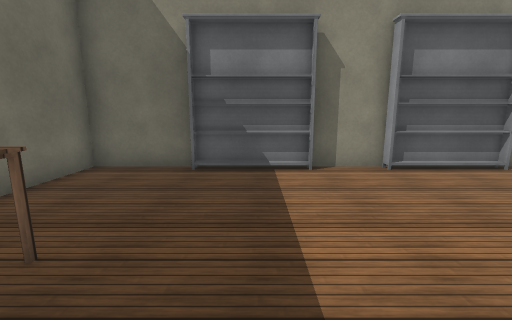
View 1 (above)

12 first-person views from a walk through a scene from a Unity 3-D project. The camera is 1.4 m above the floor, tilts 10° down and sees 90° across. The floor is counted in squares, 1 m on a side. Each view is taken from the middle of a square. On the plan, view 1 faces up. The plan holds only what a view shows up to about 13 squares ahead; the rest is blank. The player character is not drawn. Some animated figures are left out. Surface patterns are stand-ins for the level's own textures.

View 2
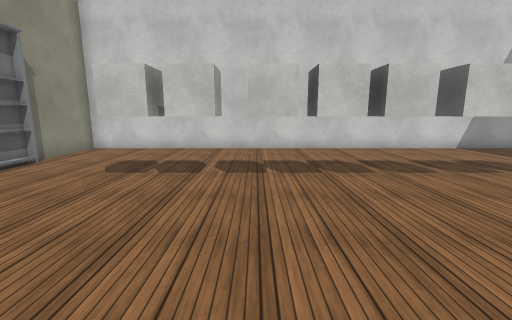

View 3
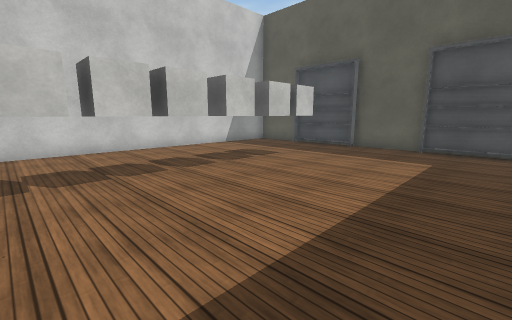

View 4
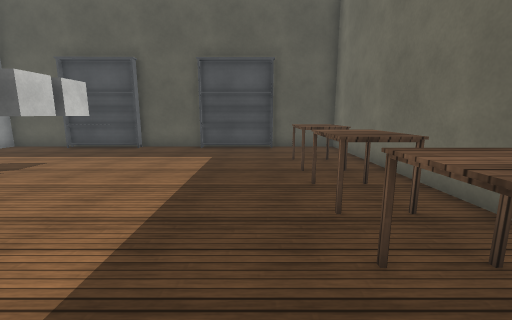

View 5
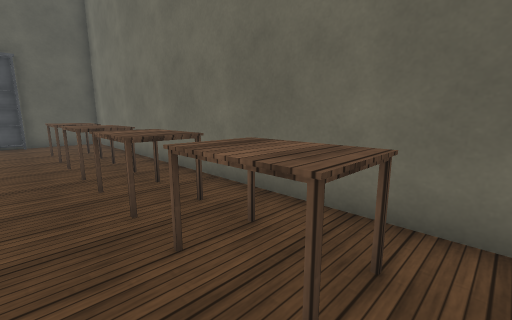

View 6
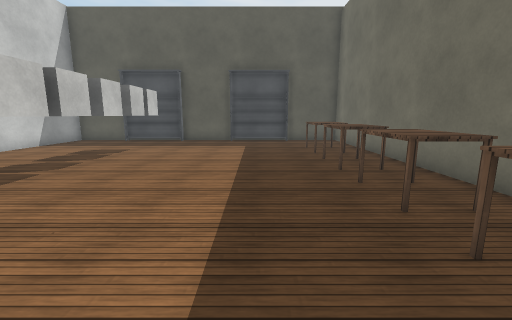

View 7
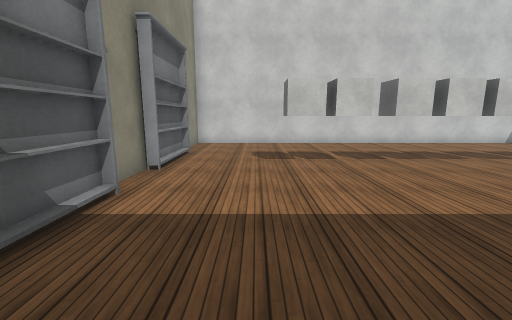

View 8
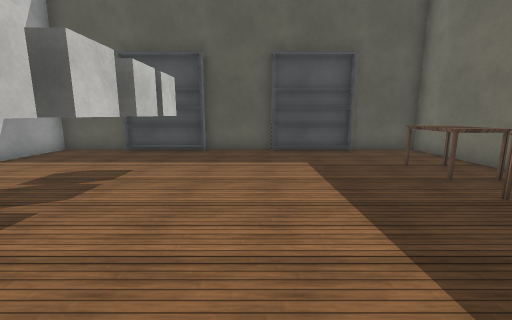

View 9
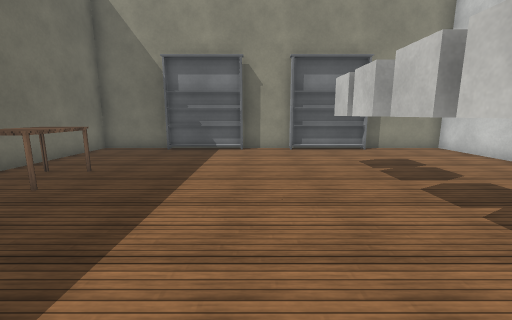

View 10
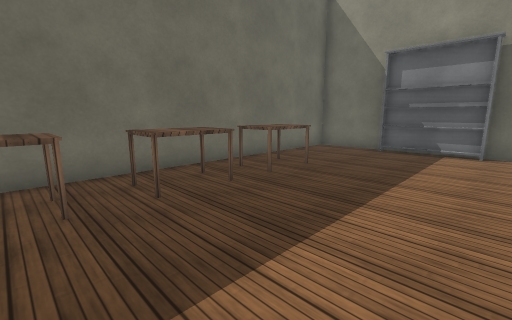

View 11
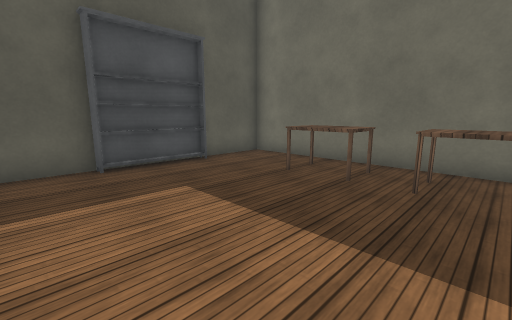

View 12
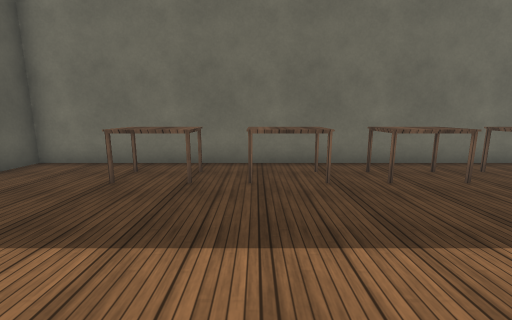

### Floor plan
Points are (right, up) in squares from view 1. A wall is a line through its corners. A room is listed if a view was taken in it or the views show most of it. See-through windows are left out.
Room 1 (views 1, 2, 3, 4, 5, 6, 7, 8, 9, 10, 11, 12)
walls: (3.5, 6.9) (1.4, 6.9); (1.2, -11.4) (4.1, -11.4); (-1.8, 6.9) (-4.5, 6.9) (-4.5, -11.4) (-1.6, -11.4); (7.2, -11.4) (9.8, -11.4) (9.8, 6.9) (6.6, 6.9)
objects: table (-3, -8) to (-2, -6); table (-3, -5) to (-2, -4); table (-3, -2) to (-2, -1); table (-3, 1) to (-2, 2); bookshelf (-1, -11); bookshelf (-1, 7) to (0, 7); cube (4, -6) to (5, -6); cube (4, -3) to (5, -3); cube (4, -2) to (5, -2); cube (4, 1) to (5, 1); bookshelf (4, 7) to (5, 7); cube (5, -8) to (5, -7); cube (5, -5) to (5, -4); cube (5, 0); cube (5, 2) to (5, 3); bookshelf (6, -11) to (7, -11)

Positions as (right, up) in squares from view 1, and headings:
1: (0, 0), facing up
2: (-1, 0), facing right
3: (-1, 0), facing down-right
4: (-1, 0), facing down
5: (-1, 3), facing down-left
6: (0, 3), facing down
7: (-3, 4), facing right
8: (2, -1), facing down
9: (2, -4), facing up
10: (2, -4), facing up-left
11: (3, -4), facing down-left
12: (3, -5), facing left
